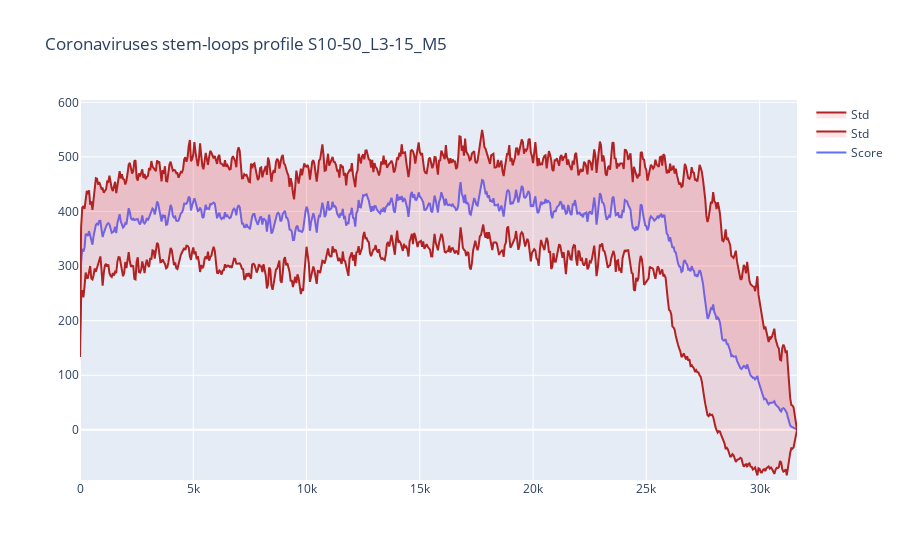

Notebook code for this chart:
### Code cell
bins_scores_df = pd.read_csv(f'pal_S10-50_L3-15_M5_scores_by_virus_100.csv')
# bins_scores_pvals_df['NegLog10Pval'] = -1 * np.log10(bins_scores_pvals_df.P_val)
# bins_scores_pvals_df['NegLog10AdjPval'] = -1 * np.log10(bins_scores_pvals_df.P_val_adjusted)
# LOG_DEFAULT_THRESHOLD = -1 * np.log10(PVAL_THRESHOLD)
bins_scores_df_by_bins = bins_scores_df.groupby('Start').agg({'Score': np.mean}).reset_index()
bins_scores_df_by_bins['Std'] = bins_scores_df.groupby('Start').agg({'Score': np.std}).reset_index(drop=True)
bins_scores_df_by_bins = bins_scores_df_by_bins.fillna(0)
MAX_Y_VALUE = (bins_scores_df_by_bins['Score'] + bins_scores_df_by_bins['Std']).max() * 1.1
MIN_Y_VALUE = (bins_scores_df_by_bins['Score'] - bins_scores_df_by_bins['Std']).min() * 1.1
fig = go.Figure()
fig.add_trace(
    go.Scatter(
        x=bins_scores_df_by_bins['Start'],
        y=bins_scores_df_by_bins['Score'],
        name='Score',
    )
)
fig.add_trace(
    go.Scatter(
        x=bins_scores_df_by_bins['Start'],
        y=bins_scores_df_by_bins['Score'] + bins_scores_df_by_bins['Std'],
        name='Std',
        fill='tonexty',
        fillcolor='rgba(255, 0, 0, 0.1)',
        line=dict(color='firebrick'),
        opacity=0.1
    )
)
fig.add_trace(
    go.Scatter(
        x=bins_scores_df_by_bins['Start'],
        y=bins_scores_df_by_bins['Score'] - bins_scores_df_by_bins['Std'],
        name='Std',
        fill='tonexty',
        fillcolor='rgba(255, 0, 0, 0.1)',
        line=dict(color='firebrick'),
        opacity=0.1
    )
)
fig.update_layout(
    title='Coronaviruses stem-loops profile S10-50_L3-15_M5',
)
fig.update_yaxes(range=[MIN_Y_VALUE, MAX_Y_VALUE])
fig.show()

### Figure 1 — Plotly figure (JSON) as saved in the notebook; plotly's stock layout.template omitted (floating-point values rounded to 4 significant figures; data arrays with more than 128 entries replaced by an {"elided": "..."} marker saying what was removed)
{"data": [{"name": "Score", "type": "scatter", "x": {"elided": "634 int values"}, "y": {"elided": "634 float values"}}, {"fill": "tonexty", "fillcolor": "rgba(255, 0, 0, 0.1)", "line": {"color": "firebrick"}, "name": "Std", "opacity": 0.1, "type": "scatter", "x": {"elided": "634 int values"}, "y": {"elided": "634 float values"}}, {"fill": "tonexty", "fillcolor": "rgba(255, 0, 0, 0.1)", "line": {"color": "firebrick"}, "name": "Std", "opacity": 0.1, "type": "scatter", "x": {"elided": "634 int values"}, "y": {"elided": "634 float values"}}], "layout": {"autosize": true, "title": {"text": "Coronaviruses stem-loops profile S10-50_L3-15_M5"}, "xaxis": {"autorange": true, "range": [0, 31650], "type": "linear"}, "yaxis": {"range": [-91.88, 604.2], "type": "linear"}}}
